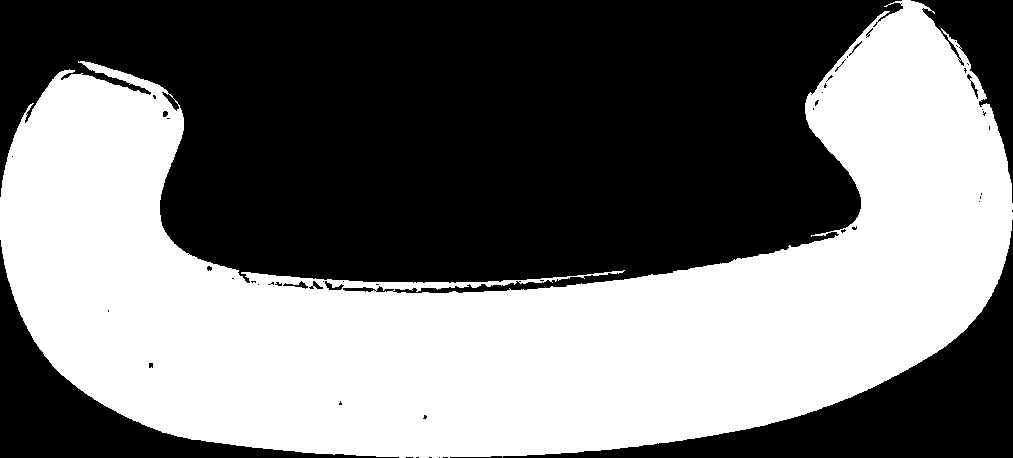
%> input picture Signals and Systems/2/Code/Persian_Set/ب.bmp, 1013 x 458 px; its folder holds only this picture in this run
$ octave p3.m   (GNU Octave 9; MATLAB toolbox functions it lacks are replaced by stand-ins)
%> lines starting %> are read from the running program, lines starting %| are printed output that depends on the picture; in (x1, y1, x2, y2) boxes, pixels count from 0 and x2, y2 are one past the last pixel; in counts of white or black regions, pixels touching at a corner belong together; the program's own positions count from 1
### Signals and Systems/2/Code/mybinaryfun.m
function binary_image = mybinaryfun(image, treshold)
    binary_image = image <= treshold ;
end

### Signals and Systems/2/Code/p3.m
clear; clc; close all;

[file, path] = uigetfile({'*.jpg;*.png'}, 'Select your image');
%> the answer given: Persian_Set/ب.bmp
main_image = imread([path file]);
%> main_image is the input picture: size 458x1013 uint8; 46.8% white; 1 white region, box (x1, y1, x2, y2) and area: (0, 0, 1013, 458) 217287
main_image = imresize(main_image, [600 1000]); % you should change these numbers for different picture kinds
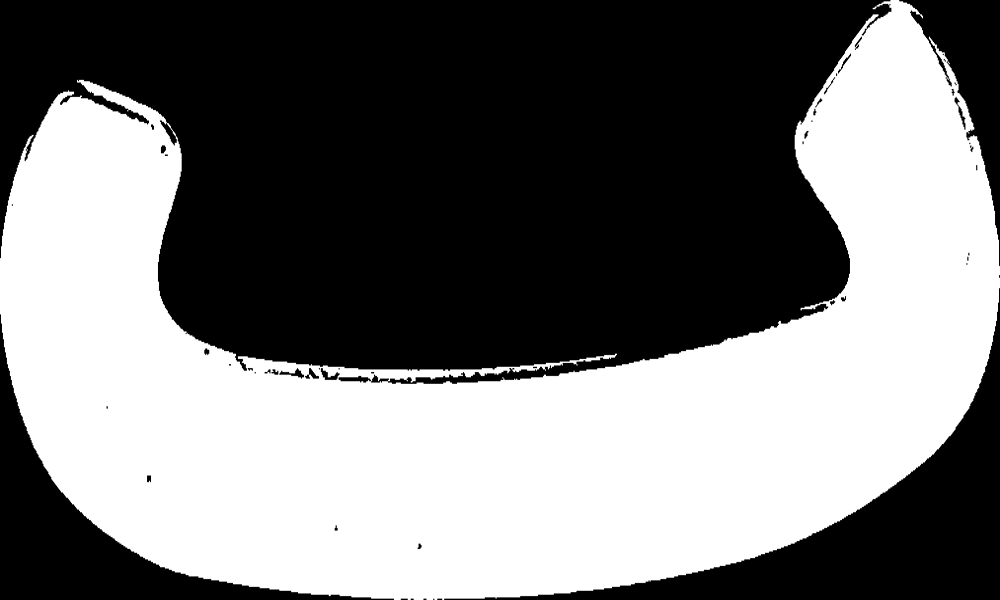
%> main_image: size 600x1000 uint8; min 0, max 255, mean 119.4
image = rgb2gray(main_image);
image = mybinaryfun(image, 108);
%> in mybinaryfun, `binary_image = image <= treshold ;`:
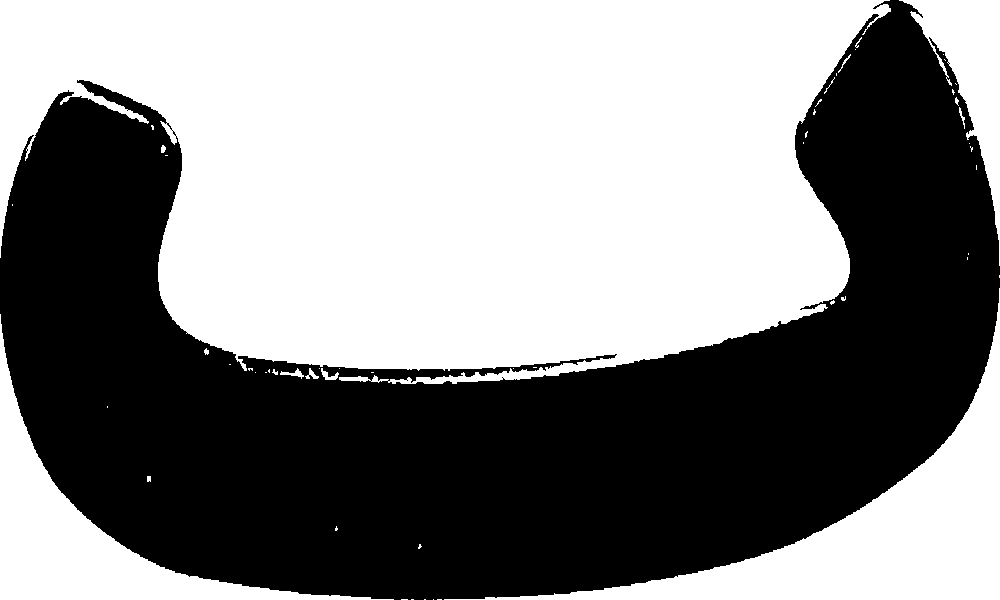
%> binary_image: size 600x1000 logical; 53.1% white; 1 black region, box (x1, y1, x2, y2) and area: (0, 0, 1000, 600) 281366
image = bwareaopen(image, 200); % you should change these numbers for different picture kinds
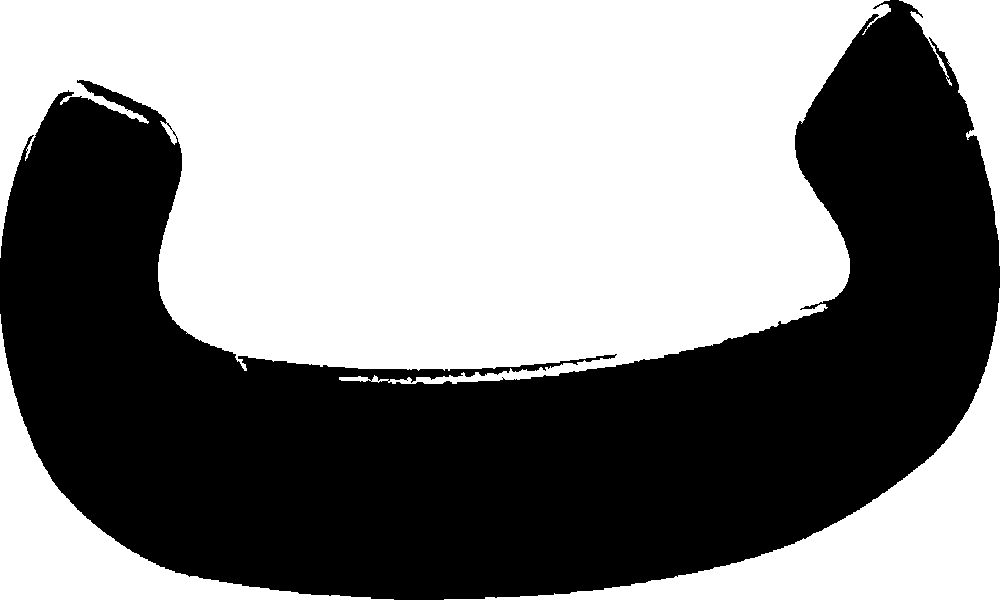
%> image: size 600x1000 logical; 53% white; 1 black region

figure
subplot(1,2,1)
imshow(main_image)
subplot(1,2,2)
imshow(image)
hold on

[labeled_img, num] = bwlabel(image);
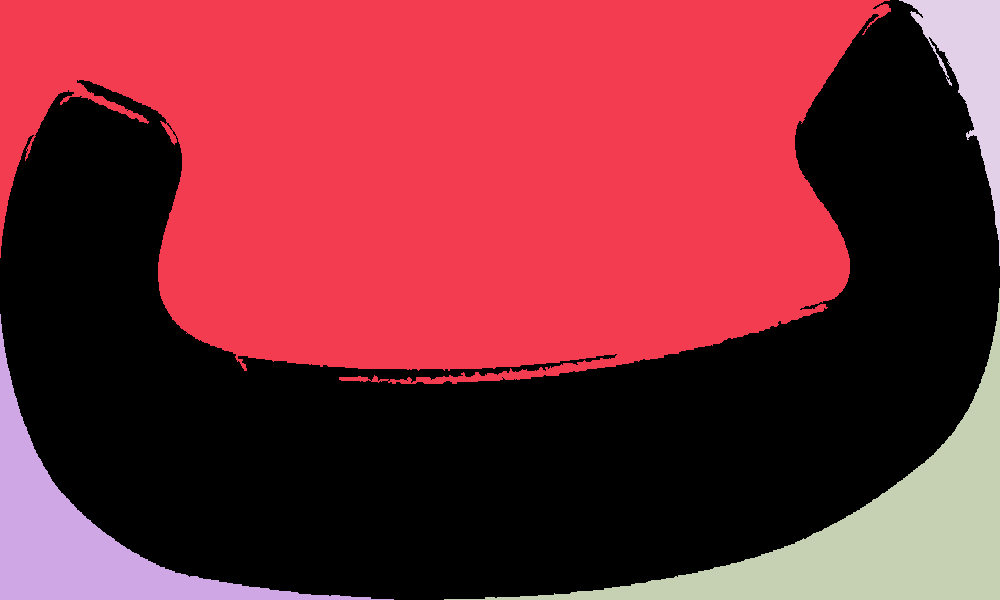
%> labeled_img: size 600x1000 double; 5 distinct labels, from 0 to 4; one colour per label, 0 black
%> num = 4
stats = regionprops(labeled_img, 'BoundingBox', 'Area');
%> stats = 4 regions; box (x1, y1, x2, y2) and Area: (0, 0, 891, 384) 256369, (444, 288, 1000, 600) 33080, (0, 314, 394, 600) 19818, (899, 0, 1000, 266) 8674

y_coords = arrayfun(@(x) x.BoundingBox(2), stats);
%> y_coords = [0.5; 314.5; 288.5; 0.5]
[y_coords_sorted, sortIndex] = sort(y_coords);
%> y_coords_sorted = [0.5; 0.5; 288.5; 314.5]; sortIndex = [1; 4; 3; 2]
sorted_stats = stats(sortIndex);
%> sorted_stats has the same summary as stats
cords = {};

for k = 1:num
    bbox = sorted_stats(k).BoundingBox;
    if bbox(3) < bbox(4)*1.1
        rectangle('Position', bbox, 'EdgeColor', 'r', 'LineWidth', 2);
        cords{end+1} = bbox ;
    end
end
%> this loop made 4 passes
%> bbox on passes 1 to 4: [0.5 0.5 891 384], [899.5 0.5 101 266], [444.5 288.5 556 312], [0.5 314.5 394 286]
%> after the loop, cords = {[899.5 0.5 101 266]}
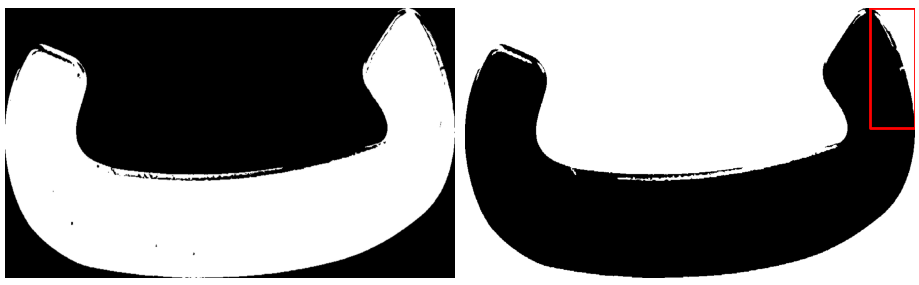
%> figure redrawn from the program's plot data, 2 panels
hold off

tresh = 10;

for i = 1:length(cords)-2
    if abs(cords{i}(2) -cords{i+1}(2)) < tresh && abs(cords{i}(2) -cords{i+2}(2)) < tresh && abs(cords{i+1}(2) -cords{i+2}(2)) < tresh
        plate_cord = [cords{i}(1)-cords{i}(3), cords{i}(2)-2*tresh,12.5*cords{i}(3),cords{i}(4)+4*tresh];
        break ;
    end
end
%> this loop made 0 passes

%> (the run ends here)
